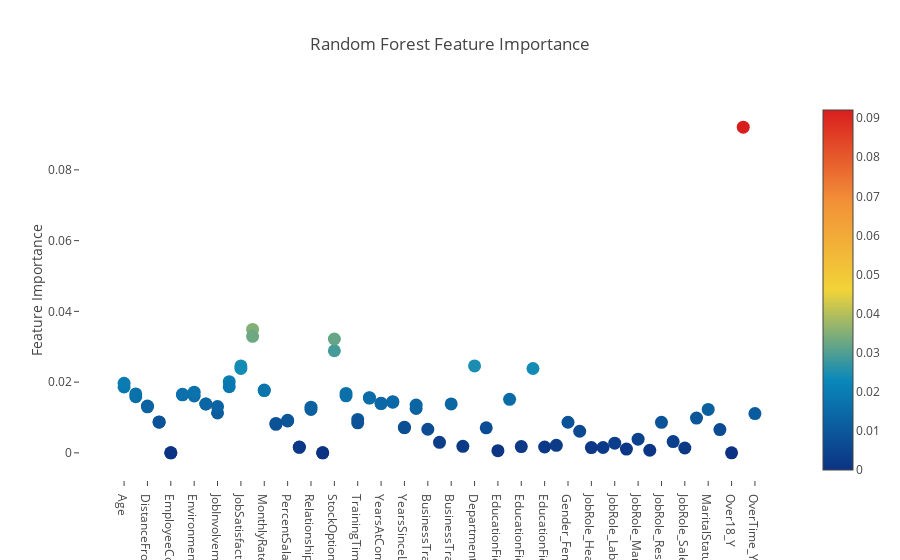

The notebook cell saved with this chart:
### Code cell
# Scatter plot 
trace = go.Scatter(
    y = rf.feature_importances_,
    x = data_final.columns.values,
    mode='markers',
    marker=dict(
        sizemode = 'diameter',
        sizeref = 1,
        size = 13,
        #size= rf.feature_importances_,
        #color = np.random.randn(500), #set color equal to a variable
        color = rf.feature_importances_,
        colorscale='Portland',
        showscale=True
    ),
    text = data_final.columns.values
)
data = [trace]

layout= go.Layout(
    autosize= True,
    title= 'Random Forest Feature Importance',
    hovermode= 'closest',
     xaxis= dict(
         ticklen= 5,
         showgrid=False,
        zeroline=False,
        showline=False
     ),
    yaxis=dict(
        title= 'Feature Importance',
        showgrid=False,
        zeroline=False,
        ticklen= 5,
        gridwidth= 2
    ),
    showlegend= False
)
fig = go.Figure(data=data, layout=layout)
py.iplot(fig,filename='scatter2010')

### Figure 1 — Plotly figure (JSON) as saved in the notebook; plotly's stock layout.template omitted (floating-point values rounded to 4 significant figures)
{"data": [{"marker": {"color": [0.01863, 0.01586, 0.01325, 0.008682, 0, 0.01641, 0.01608, 0.01382, 0.01128, 0.02011, 0.02456, 0.03489, 0.01774, 0.008078, 0.009043, 0.001626, 0.01292, 0, 0.02887, 0.01681, 0.009445, 0.0155, 0.01394, 0.01433, 0.007115, 0.01254, 0.01968, 0.01666, 0.01301, 0.008753, 0, 0.01655, 0.01716, 0.01382, 0.0131, 0.01872, 0.02385, 0.03294, 0.01761, 0.008338, 0.009205, 0.001578, 0.0123, 0, 0.03218, 0.01614, 0.008489, 0.0156, 0.01406, 0.01448, 0.007212, 0.01354, 0.006682, 0.002985, 0.01385, 0.001842, 0.02458, 0.007076, 0.0006264, 0.01514, 0.001788, 0.02386, 0.001662, 0.002133, 0.008652, 0.006116, 0.001487, 0.001513, 0.002733, 0.001078, 0.003874, 0.0007392, 0.008627, 0.00319, 0.001375, 0.009826, 0.01228, 0.006586, 0, 0.09208, 0.01112], "colorscale": "Portland", "showscale": true, "size": 13, "sizemode": "diameter", "sizeref": 1}, "mode": "markers", "text": ["Age", "DailyRate", "DistanceFromHome", "Education", "EmployeeCount", "EmployeeNumber", "EnvironmentSatisfaction", "HourlyRate", "JobInvolvement", "JobLevel", "JobSatisfaction", "MonthlyIncome", "MonthlyRate", "NumCompaniesWorked", "PercentSalaryHike", "PerformanceRating", "RelationshipSatisfaction", "StandardHours", "StockOptionLevel", "TotalWorkingYears", "TrainingTimesLastYear", "WorkLifeBalance", "YearsAtCompany", "YearsInCurrentRole", "YearsSinceLastPromotion", "YearsWithCurrManager", "Age", "DailyRate", "DistanceFromHome", "Education", "EmployeeCount", "EmployeeNumber", "EnvironmentSatisfaction", "HourlyRate", "JobInvolvement", "JobLevel", "JobSatisfaction", "MonthlyIncome", "MonthlyRate", "NumCompaniesWorked", "PercentSalaryHike", "PerformanceRating", "RelationshipSatisfaction", "StandardHours", "StockOptionLevel", "TotalWorkingYears", "TrainingTimesLastYear", "WorkLifeBalance", "YearsAtCompany", "YearsInCurrentRole", "YearsSinceLastPromotion", "YearsWithCurrManager", "BusinessTravel_Non-Travel", "BusinessTravel_Travel_Frequently", "BusinessTravel_Travel_Rarely", "Department_Human Resources", "Department_Research & Development", "Department_Sales", "EducationField_Human Resources", "EducationField_Life Sciences", "EducationField_Marketing", "EducationField_Medical", "EducationField_Other", "EducationField_Technical Degree", "Gender_Female", "Gender_Male", "JobRole_Healthcare Representative", "JobRole_Human Resources", "JobRole_Laboratory Technician", "JobRole_Manager", "JobRole_Manufacturing Director", "JobRole_Research Director", "JobRole_Research Scientist", "JobRole_Sales Executive", "JobRole_Sales Representative", "MaritalStatus_Divorced", "MaritalStatus_Married", "MaritalStatus_Single", "Over18_Y", "OverTime_No", "OverTime_Yes"], "type": "scatter", "uid": "1fe3e5c4-e9fb-4131-a2ad-e09be7834327", "x": ["Age", "DailyRate", "DistanceFromHome", "Education", "EmployeeCount", "EmployeeNumber", "EnvironmentSatisfaction", "HourlyRate", "JobInvolvement", "JobLevel", "JobSatisfaction", "MonthlyIncome", "MonthlyRate", "NumCompaniesWorked", "PercentSalaryHike", "PerformanceRating", "RelationshipSatisfaction", "StandardHours", "StockOptionLevel", "TotalWorkingYears", "TrainingTimesLastYear", "WorkLifeBalance", "YearsAtCompany", "YearsInCurrentRole", "YearsSinceLastPromotion", "YearsWithCurrManager", "Age", "DailyRate", "DistanceFromHome", "Education", "EmployeeCount", "EmployeeNumber", "EnvironmentSatisfaction", "HourlyRate", "JobInvolvement", "JobLevel", "JobSatisfaction", "MonthlyIncome", "MonthlyRate", "NumCompaniesWorked", "PercentSalaryHike", "PerformanceRating", "RelationshipSatisfaction", "StandardHours", "StockOptionLevel", "TotalWorkingYears", "TrainingTimesLastYear", "WorkLifeBalance", "YearsAtCompany", "YearsInCurrentRole", "YearsSinceLastPromotion", "YearsWithCurrManager", "BusinessTravel_Non-Travel", "BusinessTravel_Travel_Frequently", "BusinessTravel_Travel_Rarely", "Department_Human Resources", "Department_Research & Development", "Department_Sales", "EducationField_Human Resources", "EducationField_Life Sciences", "EducationField_Marketing", "EducationField_Medical", "EducationField_Other", "EducationField_Technical Degree", "Gender_Female", "Gender_Male", "JobRole_Healthcare Representative", "JobRole_Human Resources", "JobRole_Laboratory Technician", "JobRole_Manager", "JobRole_Manufacturing Director", "JobRole_Research Director", "JobRole_Research Scientist", "JobRole_Sales Executive", "JobRole_Sales Representative", "MaritalStatus_Divorced", "MaritalStatus_Married", "MaritalStatus_Single", "Over18_Y", "OverTime_No", "OverTime_Yes"], "y": [0.01863, 0.01586, 0.01325, 0.008682, 0, 0.01641, 0.01608, 0.01382, 0.01128, 0.02011, 0.02456, 0.03489, 0.01774, 0.008078, 0.009043, 0.001626, 0.01292, 0, 0.02887, 0.01681, 0.009445, 0.0155, 0.01394, 0.01433, 0.007115, 0.01254, 0.01968, 0.01666, 0.01301, 0.008753, 0, 0.01655, 0.01716, 0.01382, 0.0131, 0.01872, 0.02385, 0.03294, 0.01761, 0.008338, 0.009205, 0.001578, 0.0123, 0, 0.03218, 0.01614, 0.008489, 0.0156, 0.01406, 0.01448, 0.007212, 0.01354, 0.006682, 0.002985, 0.01385, 0.001842, 0.02458, 0.007076, 0.0006264, 0.01514, 0.001788, 0.02386, 0.001662, 0.002133, 0.008652, 0.006116, 0.001487, 0.001513, 0.002733, 0.001078, 0.003874, 0.0007392, 0.008627, 0.00319, 0.001375, 0.009826, 0.01228, 0.006586, 0, 0.09208, 0.01112]}], "layout": {"autosize": true, "hovermode": "closest", "showlegend": false, "title": "Random Forest Feature Importance", "xaxis": {"showgrid": false, "showline": false, "ticklen": 5, "zeroline": false}, "yaxis": {"gridwidth": 2, "showgrid": false, "ticklen": 5, "title": "Feature Importance", "zeroline": false}}}
